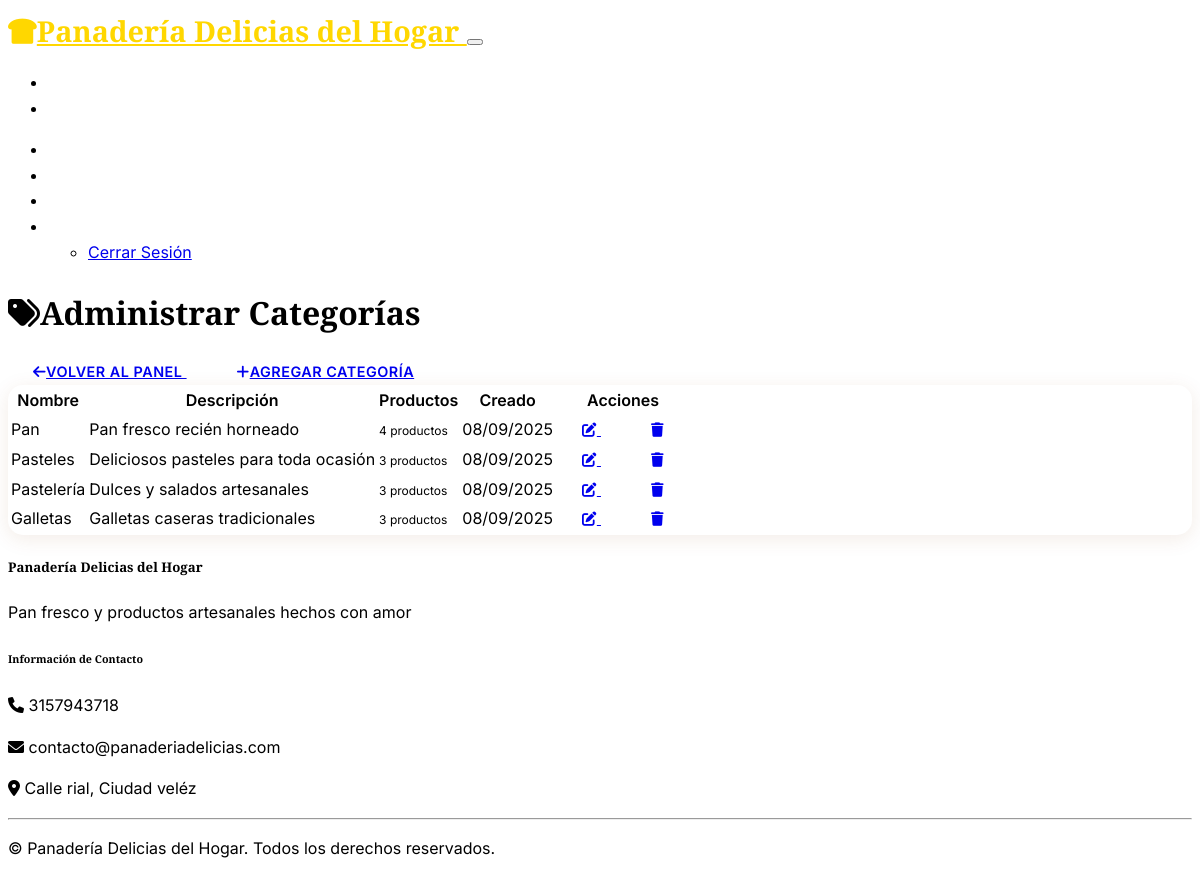
Page /admin/categories (signed in) on the committed database.
### models.py (models this page shows, shortened)
class Category(db.Model):
    id = db.Column(db.Integer, primary_key=True)
    name = db.Column(db.String(80), nullable=False, unique=True)
    description = db.Column(db.Text)
    created_at = db.Column(db.DateTime, default=datetime.utcnow)
    products = db.relationship('Product', backref='category', lazy=True)

### admin/routes.py (the view)
@bp.route('/categories')
@login_required
@admin_required
def categories():
    categories = Category.query.all()
    return render_template('admin/categories.html', categories=categories)

### admin/routes.py (called while the page is built)
def admin_required(f):
    @wraps(f)
    def decorated_function(*args, **kwargs):
        if not current_user.is_authenticated or not current_user.is_admin:
            flash('Admin access required.', 'danger')
            return redirect(url_for('index'))
        return f(*args, **kwargs)
    return decorated_function

### templates/admin/categories.html (shortened to what this page needs)
{% extends "base.html" %}
{% block content %}
<div class="container">
    <div class="row">
        <div class="col-12">
            <div class="d-flex justify-content-between align-items-center mb-4">
                <h1>
                    <i class="fas fa-tags me-2"></i>Administrar Categorías
                </h1>
                <div>
                    <a href="{{ url_for('admin.dashboard') }}" class="btn btn-outline-secondary me-2">
                        <i class="fas fa-arrow-left me-2"></i>Volver al Panel
                    </a>
                    <a href="{{ url_for('admin.add_category') }}" class="btn btn-primary">
                        <i class="fas fa-plus me-2"></i>Agregar Categoría
                    </a>
                </div>
            </div>
            {% if categories %}
            <div class="card">
                <div class="card-body">
                    <div class="table-responsive">
                        <table class="table table-hover">
                            <thead>
                                <tr>
                                    <th>Nombre</th>
                                    <th>Descripción</th>
                                    <th>Productos</th>
                                    <th>Creado</th>
                                    <th>Acciones</th>
                                </tr>
                            </thead>
                            <tbody>
                                {% for category in categories %}
                                <tr>
                                    <td>
                                        <div class="fw-bold">{{ category.name }}</div>
                                    </td>
                                    <td>{{ category.description or '-' }}</td>
                                    <td>
                                        <span class="badge bg-info">{{ category.products|length }} productos</span>
                                    </td>
                                    <td>{{ category.created_at.strftime('%d/%m/%Y') }}</td>
                                    <td>
                                        <div class="btn-group btn-group-sm">
                                            <a href="{{ url_for('admin.edit_category', id=category.id) }}" class="btn btn-outline-primary">
                                                <i class="fas fa-edit"></i>
                                            </a>
                                            <a href="{{ url_for('admin.delete_category', id=category.id) }}" class="btn btn-outline-danger" onclick="return confirm('¿Estás seguro de que deseas eliminar esta categoría?')">
                                                <i class="fas fa-trash"></i>
                                            </a>
                                        </div>
                                    </td>
                                </tr>
                                {% endfor %}
                            </tbody>
                        </table>
                    </div>
                </div>
            </div>
            {% endif %}
        </div>
    </div>
</div>
{% endblock %}

### static/css/custom.css (style rules this page uses)
body { background-color: var(--bs-body-bg); font-family: 'Inter', sans-serif; line-height: 1.6; }
h1, h2, h3, h4, h5, h6, .display-1, .display-2, .display-3, .display-4, .display-5, .display-6 { font-family: 'Playfair Display', serif; }
.card { border: none; box-shadow: 0 4px 20px rgba(139, 69, 19, 0.1); transition: all 0.3s ease; border-radius: 15px; overflow: hidden; }
.btn { border-radius: 25px; font-weight: 600; padding: 10px 25px; transition: all 0.3s ease; text-transform: uppercase; letter-spacing: 0.5px; font-size: 0.9rem; }
.badge { font-size: 0.75em; }
.table { border-radius: 0.5rem; overflow: hidden; }
.table th { background-color: var(--bs-light); border-bottom: 2px solid var(--bs-border-color); font-weight: 600; }

### rows in the picture
Category: name "Pan", description "Pan fresco recién horneado", products|length "4", created_at "08/09/2025"
Category: name "Pasteles", description "Deliciosos pasteles para toda ocasión", products|length "3", created_at "08/09/2025"
Category: name "Pastelería", description "Dulces y salados artesanales", products|length "3", created_at "08/09/2025"
Category: name "Galletas", description "Galletas caseras tradicionales", products|length "3", created_at "08/09/2025"
